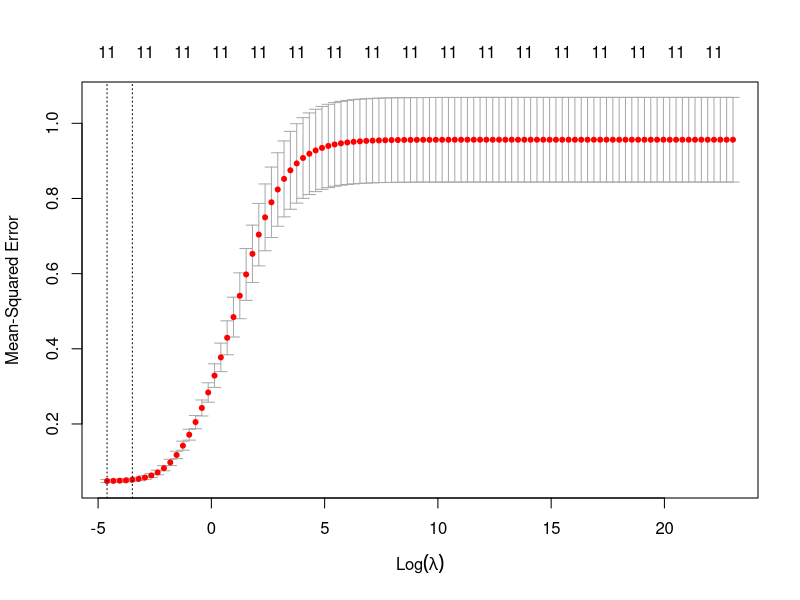

Recreate this plot in R.
library(glmnet)
training <- read.csv("data/training-credit.csv")
trainX <- training[, 2:12]
trainX <- as.matrix(trainX)
trainY <- training[, 13]
trainY <- as.vector(trainY)
trainY <- as.numeric(unlist(trainY))
test <- read.csv("data/test-credit.csv")
testX <- test[, 2:12]
testX <- as.matrix(testX)
testY <- test[, 13]
testY <- as.vector(testY)


set.seed(1234)
grid <- grid <- 10^(seq(10, -2, length = 100))
cv <- cv.glmnet(trainX, trainY, intercept = FALSE, standardize = FALSE, lambda = grid, alpha=0)
lambda = cv$lambda.min
coef(cv, s = "lambda.min")

png("images/Ridge_MSE.png")
plot(cv)
dev.off()

# Calcuate Test MSE
predictedY <- predict(cv, newx = testX, s = "lambda.min")
ssq <- sum((predictedY - testY)^2)
mse = ssq/nrow(testX)


# Calculate Final Coefficients
data <- read.csv("data/scaled-credit.csv")
dataX <- data[, 2:12]
dataX <- as.matrix(dataX)
dataY <- data[, 13]
dataY <- as.vector(dataY)
dataY <- as.numeric(unlist(dataY))
fcv <- glmnet(dataX, dataY, intercept = FALSE, standardize = FALSE, lambda = lambda, alpha=0)
sink("data/Ridge.txt")
coef(fcv)
"TestMSE:"
mse
"Best Lambda:"
lambda
sink()

save.image(file = "data/Ridge.Rdata")
